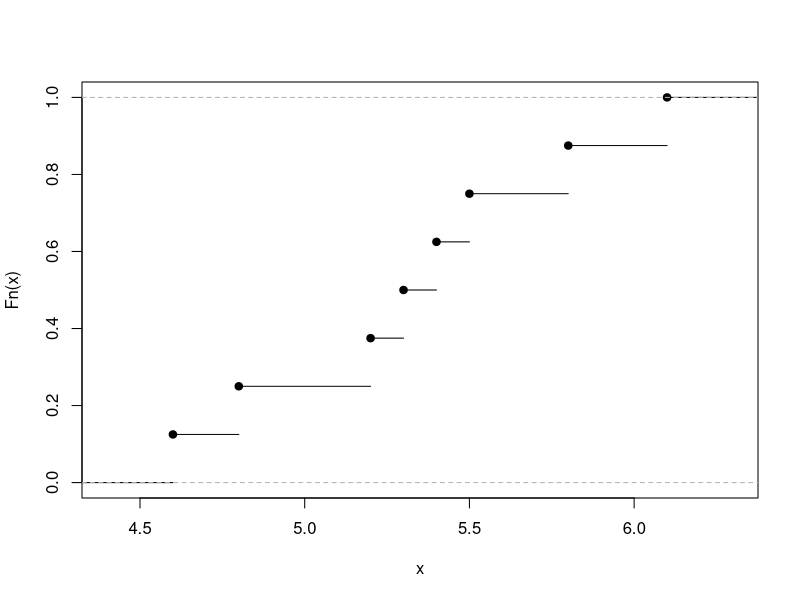
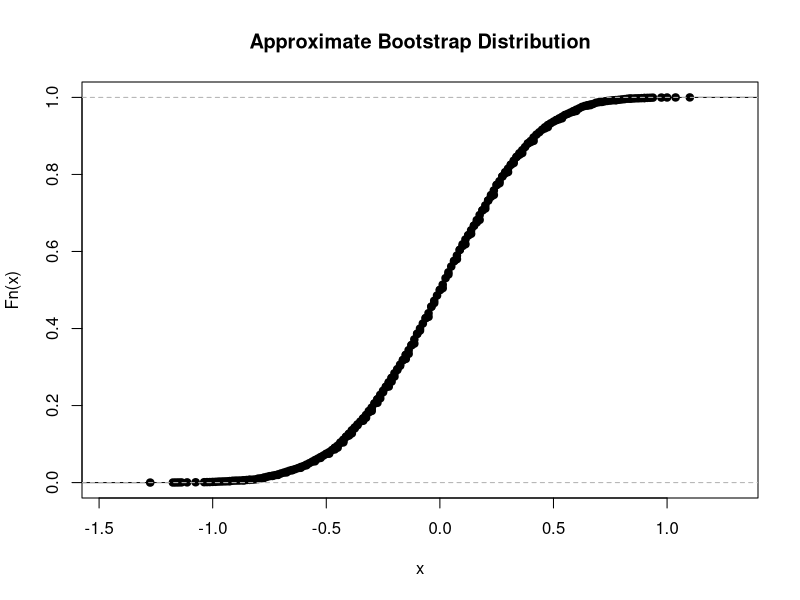
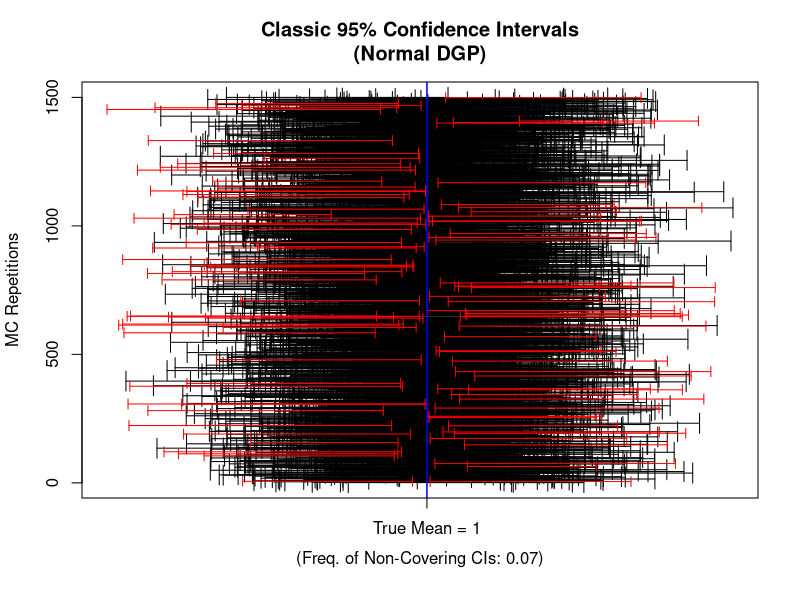
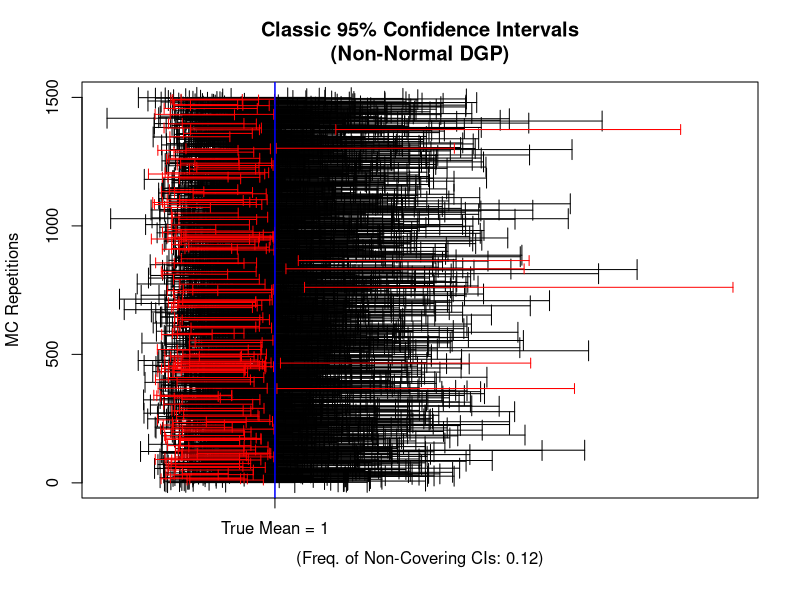
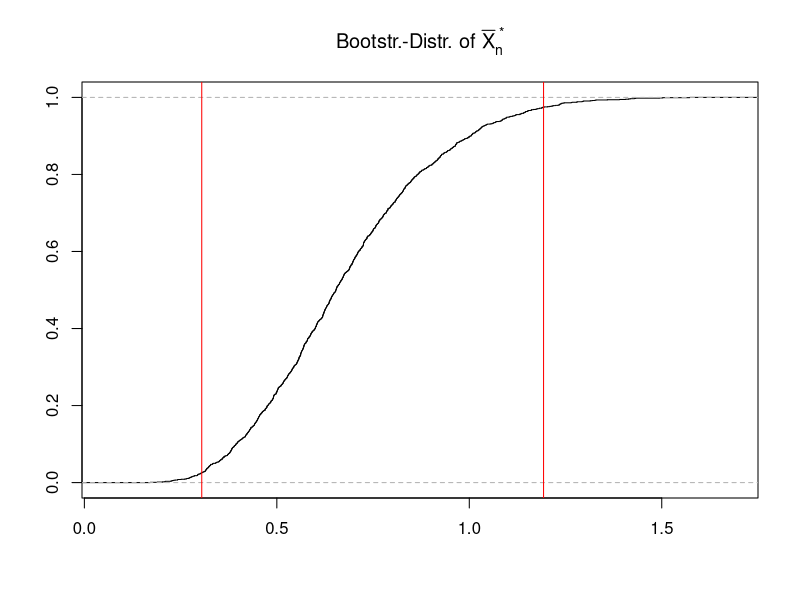
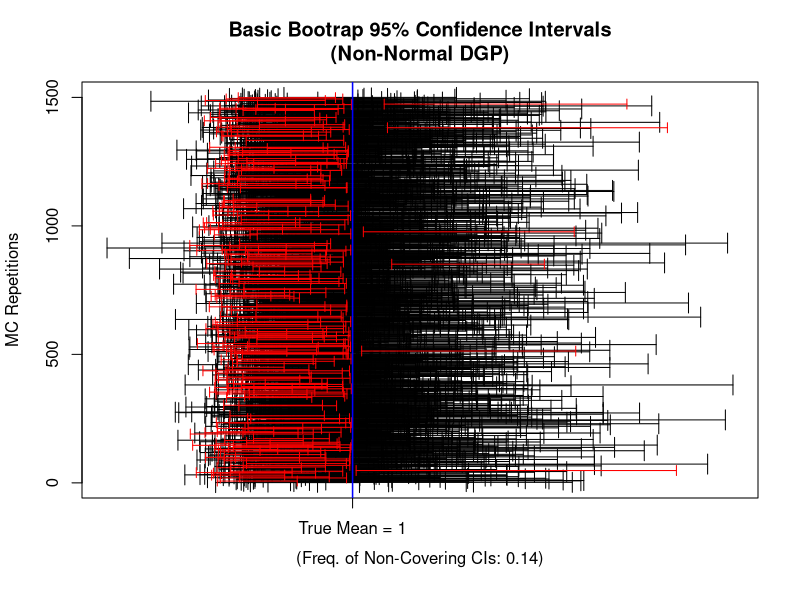
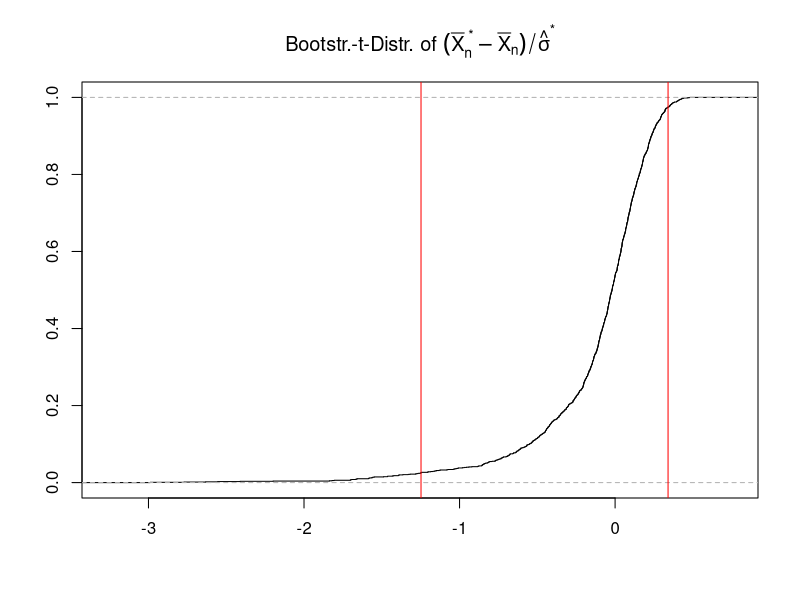
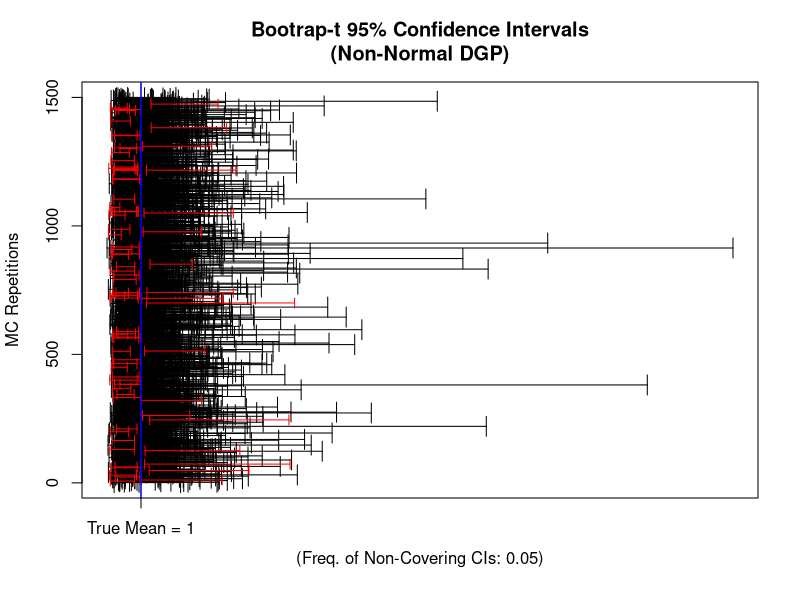

Source code (R) for these figures, in order:
## ---- chunk 1

observedSample <- c(5.20, 4.80, 5.30, 4.60, 
                    6.10, 5.40, 5.80, 5.50)

myecdf_fun     <- ecdf(observedSample)

plot(myecdf_fun, main="")
## ---- chunk 2
observedSample <- c(-0.6, 1.0,  1.4, -0.8, 
                     1.6, 1.9, -0.1,  0.7)
## ---- chunk 3
## generating a bootstrap sample
bootSample <- sample(x       = observedSample, 
                     size    = length(observedSample), 
                     replace = TRUE)
## ---- chunk 4
n                <- length(observedSample)
Xbar             <- mean(observedSample)
m                <- 10000 # number of bootstrap samples 
Xbar_boot        <- vector(mode = "double", length = m)

for(k in seq_len(m)){
 bootSample          <- sample(x       = observedSample, 
                               size    = n, 
                               replace = TRUE)
 Xbar_boot[k]        <- mean(bootSample)
}

plot(ecdf( Xbar_boot - Xbar ), 
     main="Approximate Bootstrap Distribution")
## ---- chunk 5
round(sd(Xbar_boot), 2)
## ---- chunk 6
##  Setup:
n     <-   20 # Sample Size
mean  <-    1 # Mean
sdev  <-    2 # Standard Deviation
alpha <- 0.05 # Level

set.seed(123)
B          <- 1500 # MC repetitions
CI.lo.vec  <- rep(NA, B)
CI.up.vec  <- rep(NA, B)
  
## MC-Simulation:
for(b in 1:B){
  ## Data Generating Process:
  X.sample     <- rnorm(n=n, mean = mean, sd = sdev) 
  ## Estimates:
  X.bar.MC     <- mean(X.sample)
  sd.hat.MC    <- sd(X.sample)
  ## Classic CIs:
  
  CI.lo.vec[b] <- X.bar.MC - qnorm(p = 1-alpha/2)*(sd.hat.MC/sqrt(n))
  CI.up.vec[b] <- X.bar.MC + qnorm(p = 1-alpha/2)*(sd.hat.MC/sqrt(n))

  #CI.lo.vec[b] <- X.bar.MC - qt(p = 1-alpha/2, df=n-1)*(sd.hat.MC/sqrt(n))
  #CI.up.vec[b] <- X.bar.MC + qt(p = 1-alpha/2, df=n-1)*(sd.hat.MC/sqrt(n))
}

## How often does the classic CI cover the true mean?
CI.checks      <- CI.lo.vec <= mean  &  mean <= CI.up.vec
freq.non.cover <- length(CI.checks[CI.checks==FALSE])/B

## Plot
plot(x=0,y=0,xlim=range(CI.lo.vec, CI.up.vec), ylim=c(1,B), type="n", 
     ylab="MC Repetitions", xlab="", axes = FALSE, 
     main="Classic 95% Confidence Intervals\n(Normal DGP)")
axis(1, at=c(1), labels ="True Mean = 1")
axis(2); box()
mtext(side = 1, text=paste0("(Freq. of Non-Covering CIs: ",
      round(freq.non.cover,digits = 2),")"), line = 2.5)
## Covering CIs:
arrows(x0=CI.lo.vec[CI.checks==TRUE], 
       x1=CI.up.vec[CI.checks==TRUE], 
       y0=c(1:B)[CI.checks==TRUE], y1=c(1:B)[CI.checks==TRUE], 
       angle=90, code = 3, length = .1, col="black")
## Non-Covering CIs:
arrows(x0=CI.lo.vec[CI.checks==FALSE], 
       x1=CI.up.vec[CI.checks==FALSE], 
       y0=c(1:B)[CI.checks==FALSE], y1=c(1:B)[CI.checks==FALSE], 
       angle=90, code = 3, length = .05, col="red")
abline(v=mean,col="blue", lwd=1.5)
## ---- chunk 7
## Setup:
n     <-   20  # Sample Size
df    <-    1  # (=> mean==1)
alpha <- 0.05 # Level

set.seed(123)
B          <- 1500 # MC repetitions
CI.lo.vec  <- rep(NA, B)
CI.up.vec  <- rep(NA, B)
  
## MC-Simulation:
for(b in 1:B){
  ## Data Generating Process:
  X.sample     <- rchisq(n, df=df)
  ## Estimates:
  X.bar.MC     <- mean(X.sample)
  sd.hat.MC    <- sd(X.sample)
  ## Classic CIs:
  
  CI.lo.vec[b] <- X.bar.MC - qnorm(p = 1-alpha/2)*(sd.hat.MC/sqrt(n))
  CI.up.vec[b] <- X.bar.MC + qnorm(p = 1-alpha/2)*(sd.hat.MC/sqrt(n))
  
  #CI.lo.vec[b] <- X.bar.MC - qt(p = 1-alpha/2, df=n-1)*(sd.hat.MC/sqrt(n))
  #CI.up.vec[b] <- X.bar.MC + qt(p = 1-alpha/2, df=n-1)*(sd.hat.MC/sqrt(n))
}

## How often does the classic CI cover the true mean?
CI.checks      <- CI.lo.vec <= mean  &  mean <= CI.up.vec
freq.non.cover <- length(CI.checks[CI.checks==FALSE])/B

## Plot
plot(x=0,y=0,xlim=range(CI.lo.vec, CI.up.vec), ylim=c(1,B), type="n", 
     ylab="MC Repetitions", xlab="", axes = FALSE, 
     main="Classic 95% Confidence Intervals\n(Non-Normal DGP)")
axis(1, at=c(1), labels ="True Mean = 1")
axis(2); box()
mtext(side = 1, text=paste0("(Freq. of Non-Covering CIs: ",
      round(freq.non.cover,digits = 2),")"), line = 2.5)
## Covering CIs:
arrows(x0=CI.lo.vec[CI.checks==TRUE], 
       x1=CI.up.vec[CI.checks==TRUE], 
       y0=c(1:B)[CI.checks==TRUE], y1=c(1:B)[CI.checks==TRUE], 
       angle=90, code = 3, length = .1, col="black")
## Non-Covering CIs:
arrows(x0=CI.lo.vec[CI.checks==FALSE], 
       x1=CI.up.vec[CI.checks==FALSE], 
       y0=c(1:B)[CI.checks==FALSE], y1=c(1:B)[CI.checks==FALSE], 
       angle=90, code = 3, length = .05, col="red")
abline(v=mean,col="blue", lwd=1.5)
## ---- chunk 8
## Setup:
n     <-   20  # Sample Size
df    <-    1  # (=> mean==1)

## IID random sample:
set.seed(123)
S_n  <- rchisq(n, df=df)

## Empirical mean:
(X.bar <- mean(S_n))
## ---- chunk 9
## Bootstr-Setup:
alpha            <- 0.05
n.Bootsrap.draws <- 1500

## Generate bootstap samples:
Bootstr.Samples  <- matrix(NA, nrow=n, ncol=n.Bootsrap.draws)

for(j in 1:n.Bootsrap.draws){
  Bootstr.Samples[,j] <- sample(x=S_n, size=n, replace = TRUE)
}
## Boostrap draws of \bar{X}_n^*:
X.bar.bootstr.vec <- apply(X = Bootstr.Samples, MARGIN = 2, FUN = mean)

## Quantile of the bootstr.-distribution of \bar{X}_n^*:
t.1 <- quantile(X.bar.bootstr.vec, probs = 1-alpha/2)
t.2 <- quantile(X.bar.bootstr.vec, probs = alpha/2)
## plot
plot(ecdf(X.bar.bootstr.vec), xlab="", ylab="",
     main=expression(paste("Bootstr.-Distr. of ",bar(X)[n]^{" *"})))
abline(v=c(t.1,t.2),col="red")
## ---- chunk 10
## Basic Bootstrap Confidence Interval:
CI.Basic.Bootstr.lo <- 2*X.bar - t.1
CI.Basic.Bootstr.up <- 2*X.bar - t.2

## Re-labeling of otherwise false names:
attr(CI.Basic.Bootstr.lo, "names") <- c("2.5%")
attr(CI.Basic.Bootstr.up, "names") <- c("97.5%")
##
c(CI.Basic.Bootstr.lo, CI.Basic.Bootstr.up)
## ---- chunk 11
## Setup:
n     <-   20  # Sample Size
df    <-    1  # (=> mean==1)
mean  <-   df
alpha <- 0.05 # Level
n.Bootsrap.draws <- 1500

## MC-Setup:
set.seed(123)
B          <- 1500 # MC repetitions
CI.Basic.Bstr.lo.vec <- rep(NA, B)
CI.Basic.Bstr.up.vec <- rep(NA, B)

## MC-Simulation:
for(b in 1:B){
  ## Data Generating Process:
  S_n.MC        <- rchisq(n, df=df)
  ## Estimate:
  X.bar.MC      <- mean(S_n.MC)
  ## 
  Bootstr.Samples.MC  <- matrix(NA, nrow=n, ncol=n.Bootsrap.draws)
  for(j in 1:n.Bootsrap.draws){
    Bootstr.Samples.MC[,j] <- sample(x=S_n.MC, size=n, replace = TRUE)
  }
  X.bar.bootstr.MC.vec <- apply(X = Bootstr.Samples.MC, MARGIN = 2, FUN = mean)
  ## (1-alpha/2)-quantile:
  t.1.MC <- quantile(X.bar.bootstr.MC.vec, probs = 1-alpha/2)
  t.2.MC <- quantile(X.bar.bootstr.MC.vec, probs = alpha/2)
  ## Basic Bootstrap CIs:
  CI.Basic.Bstr.lo.vec[b] <- 2*X.bar.MC - t.1.MC
  CI.Basic.Bstr.up.vec[b] <- 2*X.bar.MC - t.2.MC
}

## How often does the classic CI cover the true mean?
CI.checks      <- CI.Basic.Bstr.lo.vec<=mean & mean<=CI.Basic.Bstr.up.vec
freq.non.cover <- length(CI.checks[CI.checks==FALSE])/B

## Plot
plot(x=0,y=0,xlim=range(CI.Basic.Bstr.lo.vec, CI.Basic.Bstr.up.vec), 
     ylim=c(1,B), type="n", 
     ylab="MC Repetitions", xlab="", axes = FALSE, 
     main="Basic Bootrap 95% Confidence Intervals\n(Non-Normal DGP)")
axis(1, at=c(1), labels ="True Mean = 1")
axis(2); box()
mtext(side = 1, text=paste0("(Freq. of Non-Covering CIs: ",
      round(freq.non.cover,digits = 2),")"), line = 2.5)
## Covering CIs:
arrows(x0=CI.Basic.Bstr.lo.vec[CI.checks==TRUE], 
       x1=CI.Basic.Bstr.up.vec[CI.checks==TRUE], 
       y0=c(1:B)[CI.checks==TRUE], y1=c(1:B)[CI.checks==TRUE], 
       angle=90, code = 3, length = .1, col="black")
## Non-Covering CIs:
arrows(x0=CI.Basic.Bstr.lo.vec[CI.checks==FALSE], 
       x1=CI.Basic.Bstr.up.vec[CI.checks==FALSE], 
       y0=c(1:B)[CI.checks==FALSE], y1=c(1:B)[CI.checks==FALSE], 
       angle=90, code = 3, length = .05, col="red")
abline(v=mean,col="blue", lwd=1.5)
## ---- chunk 12
## Setup:
n     <-   20  # Sample Size
df    <-    1  # (=> mean==1)

## IID random sample:
set.seed(123)
S_n  <- rchisq(n, df=df)

## Empirical mean and sd:
X.bar   <- mean(S_n)
sd.hat  <- sd(S_n)

## Bootstr-Setup:
alpha            <- 0.05
n.Bootsrap.draws <- 1500

## Generate bootstap samples:
Bootstr.Samples  <- matrix(NA, nrow=n, ncol=n.Bootsrap.draws)

for(j in 1:n.Bootsrap.draws){
  Bootstr.Samples[,j] <- sample(x=S_n, size=n, replace = TRUE)
}
## Compute boostrap draws of (\bar{X}_n^*-\bar{X}_n)/\hat{\sigma}^\ast:
X.bar.bootstr.vec    <- apply(X = Bootstr.Samples, MARGIN = 2, FUN = mean)
sd.bootstr.vec       <- apply(X = Bootstr.Samples, MARGIN = 2, FUN = sd)
##
Bootstr.t.sample.vec <- (X.bar.bootstr.vec - X.bar)/sd.bootstr.vec
## Quantile of the bootstr.-distribution of \bar{X}_n^*:
tau.1 <- quantile(Bootstr.t.sample.vec, probs = 1-alpha/2)
tau.2 <- quantile(Bootstr.t.sample.vec, probs = alpha/2)
## plot
plot(ecdf(Bootstr.t.sample.vec), xlab="", ylab="",
     main=expression(paste("Bootstr.-t-Distr. of ",
          (bar(X)[n]^{" *"}-bar(X)[n])/hat(sigma)^{"*"})))
abline(v=c(tau.1,tau.2),col="red")
## ---- chunk 13
## Basic Bootstrap Confidence Interval:
CI.Bstr.t.lo <- X.bar - tau.1 * sd.hat
CI.Bstr.t.up <- X.bar - tau.2 * sd.hat

## Re-labeling of otherwise false names:
attr(CI.Bstr.t.lo, "names") <- c("2.5%")
attr(CI.Bstr.t.up, "names") <- c("97.5%")
##
c(CI.Bstr.t.lo, CI.Bstr.t.up)
## ---- chunk 14
## Setup:
n     <-   20  # Sample Size
df    <-    1  # (=> mean==1)
mean  <-   df
alpha <- 0.05 # Level
n.Bootsrap.draws <- 1500

## MC-Setup:
set.seed(123)
B          <- 1500 # MC repetitions
CI.Bstr.t.lo.vec <- rep(NA, B)
CI.Bstr.t.up.vec <- rep(NA, B)

## MC-Simulation:
for(b in 1:B){
  ## Data Generating Process:
  S_n.MC        <- rchisq(n, df=df)
  ## Estimates:
  X.bar.MC      <- mean(S_n.MC)
  sd.MC         <- sd(S_n.MC)
  ## 
  Bootstr.Samples.MC  <- matrix(NA, nrow=n, ncol=n.Bootsrap.draws)
  for(j in 1:n.Bootsrap.draws){
    Bootstr.Samples.MC[,j] <- sample(x=S_n.MC, size=n, replace = TRUE)
  }
  X.bar.bootstr.MC.vec <- apply(X = Bootstr.Samples.MC, MARGIN = 2, FUN = mean)
  sd.bootstr.MC.vec    <- apply(X = Bootstr.Samples.MC, MARGIN = 2, FUN = sd)
  ## Make it a "Bootstrap-t" sample:
  Bootstr.t.MC.vec <- (X.bar.bootstr.MC.vec - X.bar.MC)/sd.bootstr.MC.vec
  ## (1-alpha/2)-quantile:
  tau.1.MC <- quantile(Bootstr.t.MC.vec, probs = 1-alpha/2)
  tau.2.MC <- quantile(Bootstr.t.MC.vec, probs = alpha/2)
  ## Basic Bootstrap CIs:
  CI.Bstr.t.lo.vec[b] <- X.bar.MC - tau.1.MC * sd.MC
  CI.Bstr.t.up.vec[b] <- X.bar.MC - tau.2.MC * sd.MC
}

## How often does the classic CI cover the true mean?
CI.checks      <- CI.Bstr.t.lo.vec<=mean & mean<=CI.Bstr.t.up.vec
freq.non.cover <- length(CI.checks[CI.checks==FALSE])/B

## Plot
plot(x=0,y=0,xlim=range(CI.Bstr.t.lo.vec, CI.Bstr.t.up.vec), 
     ylim=c(1,B), type="n", 
     ylab="MC Repetitions", xlab="", axes = FALSE, 
     main="Bootrap-t 95% Confidence Intervals\n(Non-Normal DGP)")
axis(1, at=c(1), labels ="True Mean = 1")
axis(2); box()
mtext(side = 1, text=paste0("(Freq. of Non-Covering CIs: ",
      round(freq.non.cover,digits = 2),")"), line = 2.5)
## Covering CIs:
arrows(x0=CI.Bstr.t.lo.vec[CI.checks==TRUE], 
       x1=CI.Bstr.t.up.vec[CI.checks==TRUE], 
       y0=c(1:B)[CI.checks==TRUE], y1=c(1:B)[CI.checks==TRUE], 
       angle=90, code = 3, length = .1, col="black")
## Non-Covering CIs:
arrows(x0=CI.Bstr.t.lo.vec[CI.checks==FALSE], 
       x1=CI.Bstr.t.up.vec[CI.checks==FALSE], 
       y0=c(1:B)[CI.checks==FALSE], y1=c(1:B)[CI.checks==FALSE], 
       angle=90, code = 3, length = .05, col="red")
abline(v=mean,col="blue", lwd=1.5)
